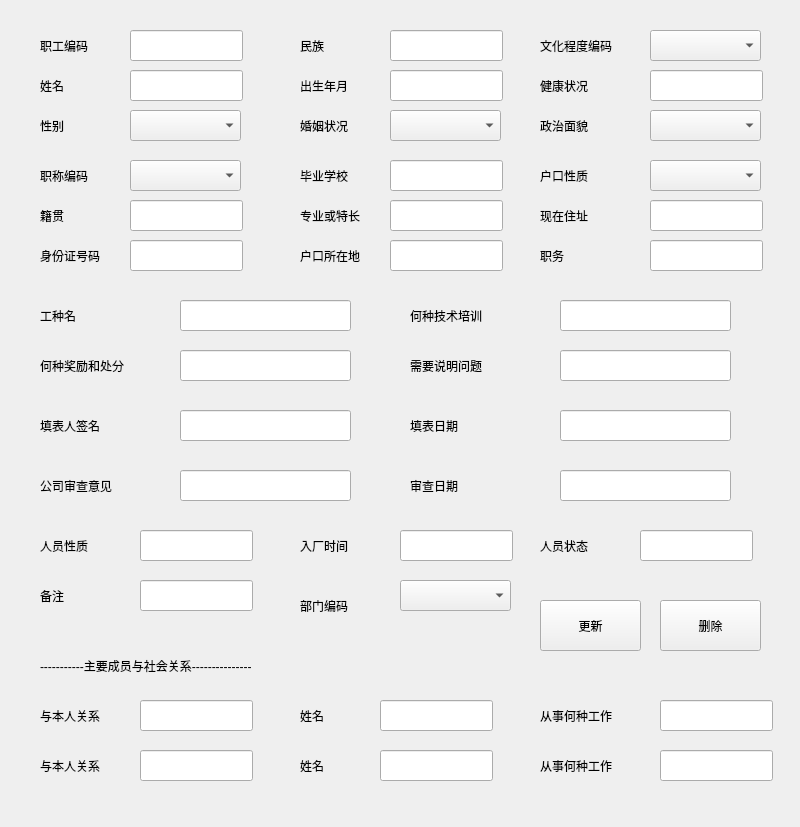
<?xml version="1.0" encoding="UTF-8"?>
<ui version="4.0">
 <class>ProfileWindow</class>
 <widget class="QMainWindow" name="ProfileWindow">
  <property name="geometry">
   <rect>
    <x>0</x>
    <y>0</y>
    <width>800</width>
    <height>827</height>
   </rect>
  </property>
  <property name="windowTitle">
   <string>ProfileWindow</string>
  </property>
  <widget class="QWidget" name="centralWidget">
   <widget class="QLabel" name="label_21">
    <property name="geometry">
     <rect>
      <x>40</x>
      <y>350</y>
      <width>111</width>
      <height>31</height>
     </rect>
    </property>
    <property name="text">
     <string>何种奖励和处分</string>
    </property>
   </widget>
   <widget class="QLabel" name="label_9">
    <property name="geometry">
     <rect>
      <x>540</x>
      <y>110</y>
      <width>71</width>
      <height>31</height>
     </rect>
    </property>
    <property name="text">
     <string>政治面貌</string>
    </property>
   </widget>
   <widget class="QLabel" name="label_30">
    <property name="geometry">
     <rect>
      <x>40</x>
      <y>580</y>
      <width>101</width>
      <height>31</height>
     </rect>
    </property>
    <property name="text">
     <string>备注</string>
    </property>
   </widget>
   <widget class="QLabel" name="label_10">
    <property name="geometry">
     <rect>
      <x>40</x>
      <y>160</y>
      <width>71</width>
      <height>31</height>
     </rect>
    </property>
    <property name="text">
     <string>职称编码</string>
    </property>
   </widget>
   <widget class="QLabel" name="label_8">
    <property name="geometry">
     <rect>
      <x>540</x>
      <y>70</y>
      <width>71</width>
      <height>31</height>
     </rect>
    </property>
    <property name="text">
     <string>健康状况</string>
    </property>
   </widget>
   <widget class="QLabel" name="label_4">
    <property name="geometry">
     <rect>
      <x>300</x>
      <y>30</y>
      <width>71</width>
      <height>31</height>
     </rect>
    </property>
    <property name="text">
     <string>民族</string>
    </property>
   </widget>
   <widget class="QLineEdit" name="lineEdit_xm2">
    <property name="geometry">
     <rect>
      <x>380</x>
      <y>750</y>
      <width>113</width>
      <height>31</height>
     </rect>
    </property>
   </widget>
   <widget class="QLineEdit" name="lineEdit_jspx">
    <property name="geometry">
     <rect>
      <x>560</x>
      <y>300</y>
      <width>171</width>
      <height>31</height>
     </rect>
    </property>
   </widget>
   <widget class="QLabel" name="label_5">
    <property name="geometry">
     <rect>
      <x>300</x>
      <y>70</y>
      <width>71</width>
      <height>31</height>
     </rect>
    </property>
    <property name="text">
     <string>出生年月</string>
    </property>
   </widget>
   <widget class="QLabel" name="label_22">
    <property name="geometry">
     <rect>
      <x>410</x>
      <y>350</y>
      <width>111</width>
      <height>31</height>
     </rect>
    </property>
    <property name="text">
     <string>需要说明问题</string>
    </property>
   </widget>
   <widget class="QComboBox" name="comboBox_xb">
    <property name="geometry">
     <rect>
      <x>130</x>
      <y>110</y>
      <width>111</width>
      <height>31</height>
     </rect>
    </property>
   </widget>
   <widget class="QLineEdit" name="lineEdit_brgx1">
    <property name="geometry">
     <rect>
      <x>140</x>
      <y>700</y>
      <width>113</width>
      <height>31</height>
     </rect>
    </property>
   </widget>
   <widget class="QLineEdit" name="lineEdit_sfzh">
    <property name="geometry">
     <rect>
      <x>130</x>
      <y>240</y>
      <width>113</width>
      <height>31</height>
     </rect>
    </property>
   </widget>
   <widget class="QLabel" name="label_27">
    <property name="geometry">
     <rect>
      <x>40</x>
      <y>530</y>
      <width>101</width>
      <height>31</height>
     </rect>
    </property>
    <property name="text">
     <string>人员性质</string>
    </property>
   </widget>
   <widget class="QLabel" name="label_38">
    <property name="geometry">
     <rect>
      <x>540</x>
      <y>750</y>
      <width>101</width>
      <height>31</height>
     </rect>
    </property>
    <property name="text">
     <string>从事何种工作</string>
    </property>
   </widget>
   <widget class="QLabel" name="label_35">
    <property name="geometry">
     <rect>
      <x>540</x>
      <y>700</y>
      <width>101</width>
      <height>31</height>
     </rect>
    </property>
    <property name="text">
     <string>从事何种工作</string>
    </property>
   </widget>
   <widget class="QComboBox" name="comboBox_zcbm">
    <property name="geometry">
     <rect>
      <x>130</x>
      <y>160</y>
      <width>111</width>
      <height>31</height>
     </rect>
    </property>
   </widget>
   <widget class="QLabel" name="label_16">
    <property name="geometry">
     <rect>
      <x>540</x>
      <y>160</y>
      <width>71</width>
      <height>31</height>
     </rect>
    </property>
    <property name="text">
     <string>户口性质</string>
    </property>
   </widget>
   <widget class="QLineEdit" name="lineEdit_ryxz">
    <property name="geometry">
     <rect>
      <x>140</x>
      <y>530</y>
      <width>113</width>
      <height>31</height>
     </rect>
    </property>
   </widget>
   <widget class="QLineEdit" name="lineEdit_csny">
    <property name="geometry">
     <rect>
      <x>390</x>
      <y>70</y>
      <width>113</width>
      <height>31</height>
     </rect>
    </property>
   </widget>
   <widget class="QLabel" name="label_17">
    <property name="geometry">
     <rect>
      <x>540</x>
      <y>200</y>
      <width>71</width>
      <height>31</height>
     </rect>
    </property>
    <property name="text">
     <string>现在住址</string>
    </property>
   </widget>
   <widget class="QLabel" name="label">
    <property name="geometry">
     <rect>
      <x>40</x>
      <y>30</y>
      <width>71</width>
      <height>31</height>
     </rect>
    </property>
    <property name="text">
     <string>职工编码</string>
    </property>
   </widget>
   <widget class="QPushButton" name="pushButton_update">
    <property name="geometry">
     <rect>
      <x>540</x>
      <y>600</y>
      <width>101</width>
      <height>51</height>
     </rect>
    </property>
    <property name="text">
     <string>更新</string>
    </property>
   </widget>
   <widget class="QLabel" name="label_28">
    <property name="geometry">
     <rect>
      <x>300</x>
      <y>530</y>
      <width>101</width>
      <height>31</height>
     </rect>
    </property>
    <property name="text">
     <string>入厂时间</string>
    </property>
   </widget>
   <widget class="QLabel" name="label_23">
    <property name="geometry">
     <rect>
      <x>40</x>
      <y>410</y>
      <width>81</width>
      <height>31</height>
     </rect>
    </property>
    <property name="text">
     <string>填表人签名</string>
    </property>
   </widget>
   <widget class="QLabel" name="label_25">
    <property name="geometry">
     <rect>
      <x>40</x>
      <y>470</y>
      <width>101</width>
      <height>31</height>
     </rect>
    </property>
    <property name="text">
     <string>公司审查意见</string>
    </property>
   </widget>
   <widget class="QComboBox" name="comboBox_zzmm">
    <property name="geometry">
     <rect>
      <x>650</x>
      <y>110</y>
      <width>111</width>
      <height>31</height>
     </rect>
    </property>
   </widget>
   <widget class="QLabel" name="label_33">
    <property name="geometry">
     <rect>
      <x>40</x>
      <y>700</y>
      <width>81</width>
      <height>31</height>
     </rect>
    </property>
    <property name="text">
     <string>与本人关系</string>
    </property>
   </widget>
   <widget class="QLabel" name="label_20">
    <property name="geometry">
     <rect>
      <x>410</x>
      <y>300</y>
      <width>101</width>
      <height>31</height>
     </rect>
    </property>
    <property name="text">
     <string>何种技术培训</string>
    </property>
   </widget>
   <widget class="QLabel" name="label_29">
    <property name="geometry">
     <rect>
      <x>540</x>
      <y>530</y>
      <width>101</width>
      <height>31</height>
     </rect>
    </property>
    <property name="text">
     <string>人员状态</string>
    </property>
   </widget>
   <widget class="QLineEdit" name="lineEdit_xm1">
    <property name="geometry">
     <rect>
      <x>380</x>
      <y>700</y>
      <width>113</width>
      <height>31</height>
     </rect>
    </property>
   </widget>
   <widget class="QComboBox" name="comboBox_bmbm">
    <property name="geometry">
     <rect>
      <x>400</x>
      <y>580</y>
      <width>111</width>
      <height>31</height>
     </rect>
    </property>
   </widget>
   <widget class="QLineEdit" name="lineEdit_mz">
    <property name="geometry">
     <rect>
      <x>390</x>
      <y>30</y>
      <width>113</width>
      <height>31</height>
     </rect>
    </property>
   </widget>
   <widget class="QLabel" name="label_24">
    <property name="geometry">
     <rect>
      <x>410</x>
      <y>410</y>
      <width>81</width>
      <height>31</height>
     </rect>
    </property>
    <property name="text">
     <string>填表日期</string>
    </property>
   </widget>
   <widget class="QLabel" name="label_18">
    <property name="geometry">
     <rect>
      <x>540</x>
      <y>240</y>
      <width>71</width>
      <height>31</height>
     </rect>
    </property>
    <property name="text">
     <string>职务</string>
    </property>
   </widget>
   <widget class="QLabel" name="label_31">
    <property name="geometry">
     <rect>
      <x>300</x>
      <y>590</y>
      <width>101</width>
      <height>31</height>
     </rect>
    </property>
    <property name="text">
     <string>部门编码</string>
    </property>
   </widget>
   <widget class="QLineEdit" name="lineEdit_byxx">
    <property name="geometry">
     <rect>
      <x>390</x>
      <y>160</y>
      <width>113</width>
      <height>31</height>
     </rect>
    </property>
   </widget>
   <widget class="QLineEdit" name="lineEdit_tbrqm">
    <property name="geometry">
     <rect>
      <x>180</x>
      <y>410</y>
      <width>171</width>
      <height>31</height>
     </rect>
    </property>
   </widget>
   <widget class="QLabel" name="label_37">
    <property name="geometry">
     <rect>
      <x>300</x>
      <y>750</y>
      <width>81</width>
      <height>31</height>
     </rect>
    </property>
    <property name="text">
     <string>姓名</string>
    </property>
   </widget>
   <widget class="QComboBox" name="comboBox_whcd">
    <property name="geometry">
     <rect>
      <x>650</x>
      <y>30</y>
      <width>111</width>
      <height>31</height>
     </rect>
    </property>
   </widget>
   <widget class="QLabel" name="label_13">
    <property name="geometry">
     <rect>
      <x>300</x>
      <y>160</y>
      <width>71</width>
      <height>31</height>
     </rect>
    </property>
    <property name="text">
     <string>毕业学校</string>
    </property>
   </widget>
   <widget class="QLineEdit" name="lineEdit_jg">
    <property name="geometry">
     <rect>
      <x>130</x>
      <y>200</y>
      <width>113</width>
      <height>31</height>
     </rect>
    </property>
   </widget>
   <widget class="QLabel" name="label_36">
    <property name="geometry">
     <rect>
      <x>40</x>
      <y>750</y>
      <width>81</width>
      <height>31</height>
     </rect>
    </property>
    <property name="text">
     <string>与本人关系</string>
    </property>
   </widget>
   <widget class="QLineEdit" name="lineEdit_smwt">
    <property name="geometry">
     <rect>
      <x>560</x>
      <y>350</y>
      <width>171</width>
      <height>31</height>
     </rect>
    </property>
   </widget>
   <widget class="QLineEdit" name="lineEdit_hzgz2">
    <property name="geometry">
     <rect>
      <x>660</x>
      <y>750</y>
      <width>113</width>
      <height>31</height>
     </rect>
    </property>
   </widget>
   <widget class="QLineEdit" name="lineEdit_scrq">
    <property name="geometry">
     <rect>
      <x>560</x>
      <y>470</y>
      <width>171</width>
      <height>31</height>
     </rect>
    </property>
   </widget>
   <widget class="QLineEdit" name="lineEdit_xzz">
    <property name="geometry">
     <rect>
      <x>650</x>
      <y>200</y>
      <width>113</width>
      <height>31</height>
     </rect>
    </property>
   </widget>
   <widget class="QLabel" name="label_19">
    <property name="geometry">
     <rect>
      <x>40</x>
      <y>300</y>
      <width>71</width>
      <height>31</height>
     </rect>
    </property>
    <property name="text">
     <string>工种名</string>
    </property>
   </widget>
   <widget class="QLineEdit" name="lineEdit_hzgz1">
    <property name="geometry">
     <rect>
      <x>660</x>
      <y>700</y>
      <width>113</width>
      <height>31</height>
     </rect>
    </property>
   </widget>
   <widget class="QLineEdit" name="lineEdit_tbrq">
    <property name="geometry">
     <rect>
      <x>560</x>
      <y>410</y>
      <width>171</width>
      <height>31</height>
     </rect>
    </property>
   </widget>
   <widget class="QLabel" name="label_11">
    <property name="geometry">
     <rect>
      <x>40</x>
      <y>200</y>
      <width>71</width>
      <height>31</height>
     </rect>
    </property>
    <property name="text">
     <string>籍贯</string>
    </property>
   </widget>
   <widget class="QLineEdit" name="lineEdit_jkzk">
    <property name="geometry">
     <rect>
      <x>650</x>
      <y>70</y>
      <width>113</width>
      <height>31</height>
     </rect>
    </property>
   </widget>
   <widget class="QComboBox" name="comboBox_hyzk">
    <property name="geometry">
     <rect>
      <x>390</x>
      <y>110</y>
      <width>111</width>
      <height>31</height>
     </rect>
    </property>
   </widget>
   <widget class="QLineEdit" name="lineEdit_jlcf">
    <property name="geometry">
     <rect>
      <x>180</x>
      <y>350</y>
      <width>171</width>
      <height>31</height>
     </rect>
    </property>
   </widget>
   <widget class="QLineEdit" name="lineEdit_zw">
    <property name="geometry">
     <rect>
      <x>650</x>
      <y>240</y>
      <width>113</width>
      <height>31</height>
     </rect>
    </property>
   </widget>
   <widget class="QLabel" name="label_7">
    <property name="geometry">
     <rect>
      <x>540</x>
      <y>30</y>
      <width>101</width>
      <height>31</height>
     </rect>
    </property>
    <property name="text">
     <string>文化程度编码</string>
    </property>
   </widget>
   <widget class="QLineEdit" name="lineEdit_gzm">
    <property name="geometry">
     <rect>
      <x>180</x>
      <y>300</y>
      <width>171</width>
      <height>31</height>
     </rect>
    </property>
   </widget>
   <widget class="QLineEdit" name="lineEdit_zgbm">
    <property name="geometry">
     <rect>
      <x>130</x>
      <y>30</y>
      <width>113</width>
      <height>31</height>
     </rect>
    </property>
   </widget>
   <widget class="QLineEdit" name="lineEdit_ryzt">
    <property name="geometry">
     <rect>
      <x>640</x>
      <y>530</y>
      <width>113</width>
      <height>31</height>
     </rect>
    </property>
   </widget>
   <widget class="QLabel" name="label_12">
    <property name="geometry">
     <rect>
      <x>40</x>
      <y>240</y>
      <width>81</width>
      <height>31</height>
     </rect>
    </property>
    <property name="text">
     <string>身份证号码</string>
    </property>
   </widget>
   <widget class="QLineEdit" name="lineEdit_zytc">
    <property name="geometry">
     <rect>
      <x>390</x>
      <y>200</y>
      <width>113</width>
      <height>31</height>
     </rect>
    </property>
   </widget>
   <widget class="QLabel" name="label_3">
    <property name="geometry">
     <rect>
      <x>40</x>
      <y>110</y>
      <width>71</width>
      <height>31</height>
     </rect>
    </property>
    <property name="text">
     <string>性别</string>
    </property>
   </widget>
   <widget class="QLabel" name="label_2">
    <property name="geometry">
     <rect>
      <x>40</x>
      <y>70</y>
      <width>71</width>
      <height>31</height>
     </rect>
    </property>
    <property name="text">
     <string>姓名</string>
    </property>
   </widget>
   <widget class="QLabel" name="label_15">
    <property name="geometry">
     <rect>
      <x>300</x>
      <y>240</y>
      <width>81</width>
      <height>31</height>
     </rect>
    </property>
    <property name="text">
     <string>户口所在地</string>
    </property>
   </widget>
   <widget class="QLabel" name="label_26">
    <property name="geometry">
     <rect>
      <x>410</x>
      <y>470</y>
      <width>101</width>
      <height>31</height>
     </rect>
    </property>
    <property name="text">
     <string>审查日期</string>
    </property>
   </widget>
   <widget class="QLineEdit" name="lineEdit_brgx2">
    <property name="geometry">
     <rect>
      <x>140</x>
      <y>750</y>
      <width>113</width>
      <height>31</height>
     </rect>
    </property>
   </widget>
   <widget class="QLabel" name="label_32">
    <property name="geometry">
     <rect>
      <x>40</x>
      <y>650</y>
      <width>351</width>
      <height>31</height>
     </rect>
    </property>
    <property name="text">
     <string>-----------主要成员与社会关系---------------</string>
    </property>
   </widget>
   <widget class="QLabel" name="label_6">
    <property name="geometry">
     <rect>
      <x>300</x>
      <y>110</y>
      <width>71</width>
      <height>31</height>
     </rect>
    </property>
    <property name="text">
     <string>婚姻状况</string>
    </property>
   </widget>
   <widget class="QLabel" name="label_34">
    <property name="geometry">
     <rect>
      <x>300</x>
      <y>700</y>
      <width>81</width>
      <height>31</height>
     </rect>
    </property>
    <property name="text">
     <string>姓名</string>
    </property>
   </widget>
   <widget class="QLineEdit" name="lineEdit_hkszd">
    <property name="geometry">
     <rect>
      <x>390</x>
      <y>240</y>
      <width>113</width>
      <height>31</height>
     </rect>
    </property>
   </widget>
   <widget class="QLineEdit" name="lineEdit_bz">
    <property name="geometry">
     <rect>
      <x>140</x>
      <y>580</y>
      <width>113</width>
      <height>31</height>
     </rect>
    </property>
   </widget>
   <widget class="QComboBox" name="comboBox_hkxz">
    <property name="geometry">
     <rect>
      <x>650</x>
      <y>160</y>
      <width>111</width>
      <height>31</height>
     </rect>
    </property>
   </widget>
   <widget class="QLineEdit" name="lineEdit_gsyj">
    <property name="geometry">
     <rect>
      <x>180</x>
      <y>470</y>
      <width>171</width>
      <height>31</height>
     </rect>
    </property>
   </widget>
   <widget class="QLabel" name="label_14">
    <property name="geometry">
     <rect>
      <x>300</x>
      <y>200</y>
      <width>81</width>
      <height>31</height>
     </rect>
    </property>
    <property name="text">
     <string>专业或特长</string>
    </property>
   </widget>
   <widget class="QLineEdit" name="lineEdit_rcsj">
    <property name="geometry">
     <rect>
      <x>400</x>
      <y>530</y>
      <width>113</width>
      <height>31</height>
     </rect>
    </property>
   </widget>
   <widget class="QLineEdit" name="lineEdit_xm">
    <property name="geometry">
     <rect>
      <x>130</x>
      <y>70</y>
      <width>113</width>
      <height>31</height>
     </rect>
    </property>
   </widget>
   <widget class="QPushButton" name="pushButton_delete">
    <property name="geometry">
     <rect>
      <x>660</x>
      <y>600</y>
      <width>101</width>
      <height>51</height>
     </rect>
    </property>
    <property name="text">
     <string>删除</string>
    </property>
   </widget>
  </widget>
 </widget>
 <resources/>
 <connections/>
</ui>
